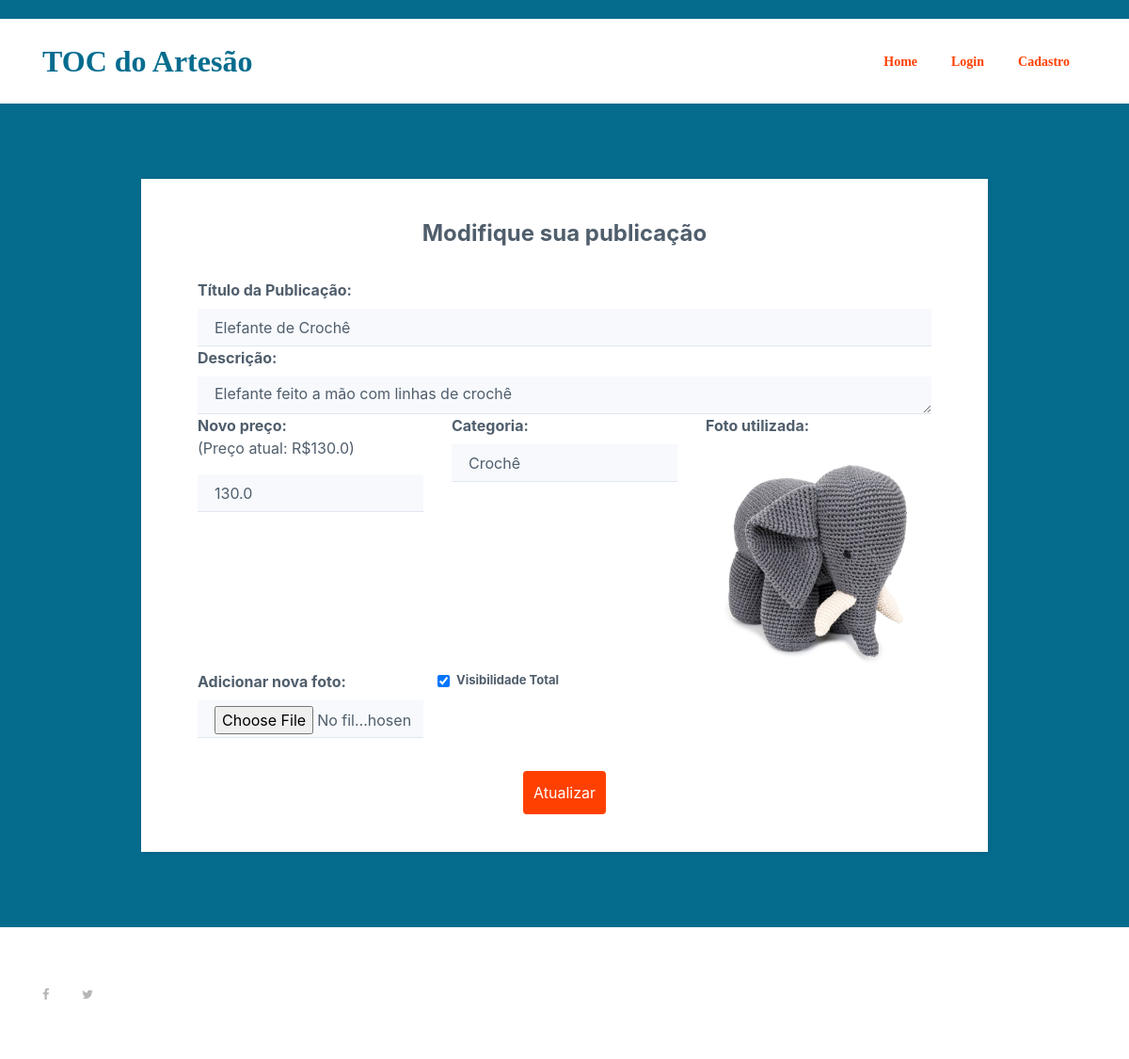
The app's page /usuarios/edita/1, older data.
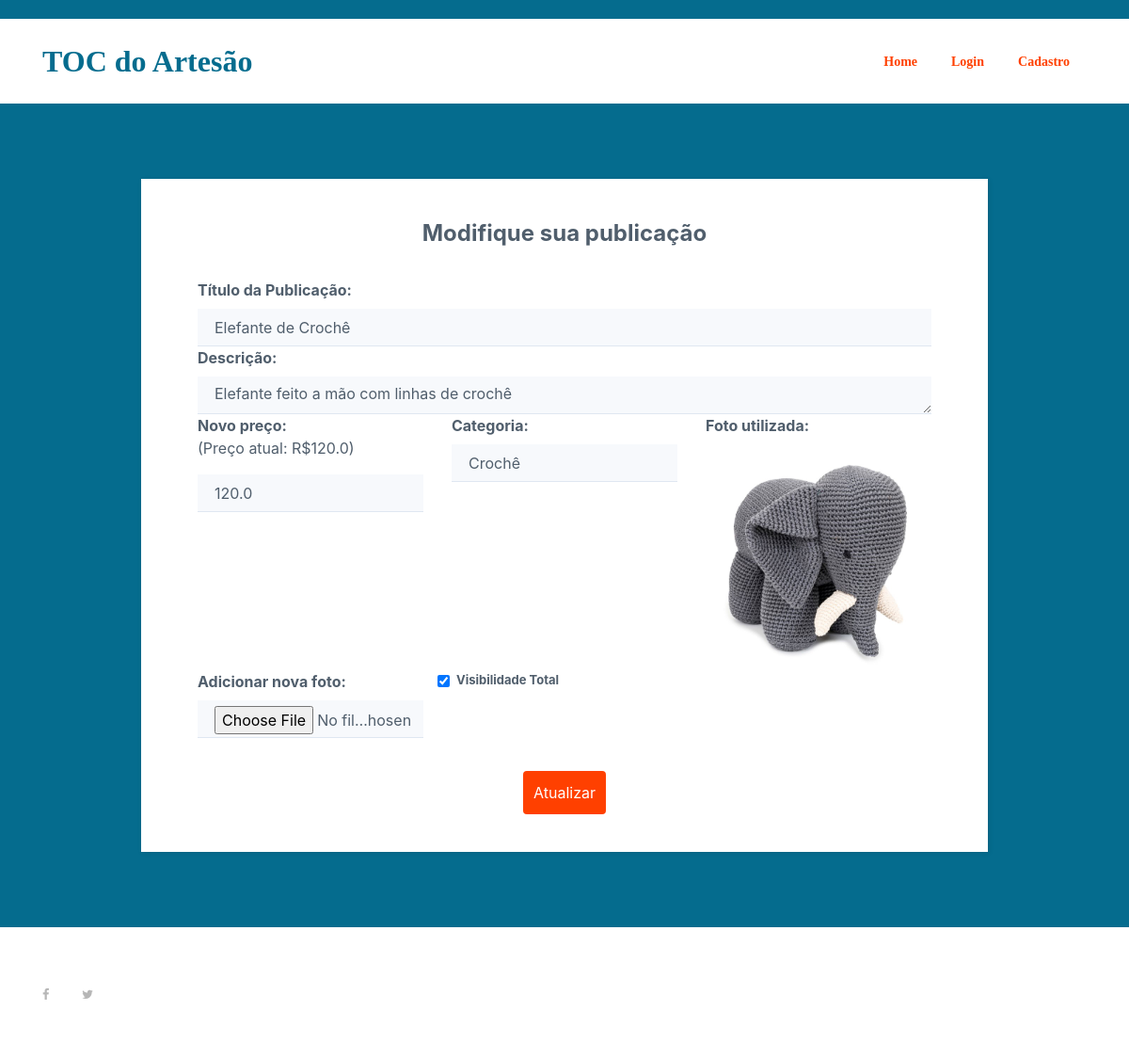
The same page, newer data.
### publicacao/models.py (models this page shows, shortened)
class Publicacao(models.Model):
    usuario = models.ForeignKey(Usuario, on_delete=models.CASCADE)
    nome_publicacao = models.CharField(max_length=200)
    descricao = models.TextField()
    categoria = models.CharField(max_length=100)
    preco = models.FloatField()
    data_publicacao = models.DateField(default=datetime.now, blank=True)
    publicada = models.BooleanField(default=False)
    foto_publicacao = models.ImageField(upload_to='fotos/%d/%m/%Y', blank = True)

### user/views.py (the view)
# urls.py: path('edita/<int:publicacao_id>', views.edita_publicacao, name='edita_publicacao'),
def edita_publicacao(request, publicacao_id):
    publicacao = get_object_or_404(Publicacao, pk=publicacao_id)
    publicacao_a_editar = {'publicacao':publicacao}
    return render(request, 'usuarios/edita_publicacao.html' ,publicacao_a_editar)

### templates/usuarios/edita_publicacao.html (shortened to what this page needs)
{% extends 'base.html' %}
{% load static %}
{% block content %}
{% include 'partials/_menu.html' %}
<div class="register-photo">
    <div class="form-container">
        <form action="{% url 'atualiza_publicacao' %}" method="post" enctype="multipart/form-data">
            <h2 class="text-center"><strong>Modifique sua publicação</strong></h2>
            <div class="row">
                <div class="col-12 col-lg-12">
                    <label for="nome_publicacao"><b>Título da Publicação:</b></label>
                    <input type="text" id="nome_publicacao" class="form-control" name="nome_publicacao"
                           placeholder="Ex. Suco de limão" value="{{publicacao.nome_publicacao}}" required>
                </div>
                <div class="col-12">
                    <label for="file"><b>Descrição:</b></label>
                    <textarea class="form-control" name="descricao" cols="30" rows="10"
                              required>{{publicacao.descricao}}</textarea>
                </div>
                <div class="col-12 col-lg-4">
                    <label for="file"><b>Novo preço:</b><label>(Preço atual: R${{publicacao.preco}}) </label></label>
                    <input type="number" class="form-control" name="preco" value="{{publicacao.preco}}" required>
                </div>
                <div class="col-12 col-lg-4">
                    <label for="file"><b>Categoria:</b></label>
                    <input type="text" class="form-control" name="categoria" placeholder="Ex. Sucos e bebidas"
                           value="{{publicacao.categoria}}" required>
                </div>
                <div class="col-12 col-lg-4">
                    <label for="file"><b>Foto utilizada:</b></label>
                    <img width="400" height="400" src="{{ publicacao.foto_publicacao.url }}" alt="">
                </div>
                <div class="col-12 col-lg-4">
                    <label for="file"><b>Adicionar nova foto:</b></label>
                    <input type="file" class="form-control" name="foto_publicacao">
                </div>
                <div class="form-check">
                    {% if publicacao.publicada == True %}
                    <input type="checkbox" class="form-check-input" name="publicada"
                           value="{{publicacao.publicada}}" checked>
                    {% else %}
                    <input type="checkbox" class="form-check-input" name="publicada"
                           value="{{publicacao.publicada}}">
                    {% endif %}
                    <label class="form-check-label" for="exampleCheck1"><b>Visibilidade Total</b></label>
                </div>
                <div class="col-12 text-center">
                    <button class="btn-primary" type="submit">Atualizar</button>
                </div>
            </div>
        </form>
    </div>
</div>
{% include 'partials/_footer.html' %}
{% endblock %}

Row changes from the older to the newer data that the page shows:
changed Publicacao "Elefante de Crochê": preco "130.0" → "120.0"
